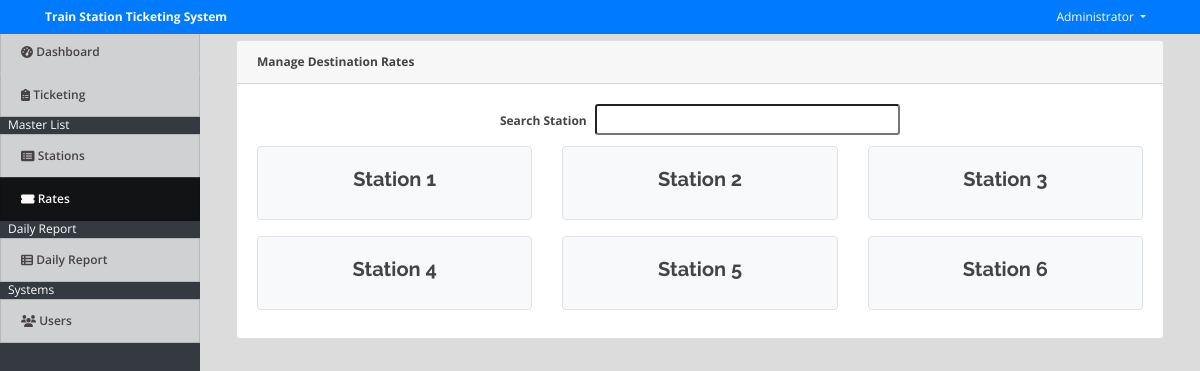
Screenshot of /index.php?page=prices (signed in) with the database file from the repository.
### tables this page shows
CREATE TABLE `stations` (
  `id` int(30) NOT NULL,
  `station` varchar(200) NOT NULL,
  `address` text NOT NULL
);

### prices.php (the view, shortened to what this page needs)
<?php include('db_connect.php');?>
<div class="container-fluid">
	<div class="col-lg-12">
		<div class="card">
			<div class="card-header">
				<b>Manage Destination Rates</b>
			</div>
			<div class="card-body station-field">
				<div class="row justify-content-center align-center">
					<label for="" class="control-label mr-2 mt-2"><b>Search Station</b></label>
					<input type="text" id="filter" class="form-control-sm col-sm-4">
				</div>
				<div class="row">
					<?php
						$station = $conn->query("SELECT * FROM stations order by station asc");
						while($row= $station->fetch_assoc()):
					?>
					<div class="col-md-4 py-2">
						<div class="card bg-light border item" data-id="<?php echo $row['id'] ?>" data-name="<?php echo $row['station'] ?>">
							<div class="card-body">
								<div class="row justify-content-center align-center">
									<h5><b><?php echo ucwords($row['station']) ?></b></h5>
								</div>
							</div>
						</div>
					</div>
					<?php endwhile; ?>
				</div>
			</div>
		</div>
	</div>
	</div>

### assets/css/style.css (style rules this page uses)
body { font-family: "Open Sans", sans-serif; color: #444444; width: 100%; height: calc(100%); font-size: 12px; }
h1, h2, h3, h4, h5, h6 { font-family: "Raleway", sans-serif; }
.justify-content-center { justify-content: center !important; }

### index.php (style rules this page uses)
body { background: #80808045; }

### prices.php (style rules this page uses)
.station-field .item { cursor: pointer; }

### rows the page displays
stations: station "Station 1"
stations: station "Station 2"
stations: station "Station 3"
stations: station "Station 4"
stations: station "Station 5"
stations: station "Station 6"

### other values shown
$_SESSION['system']['name'] "Train Station Ticketing System"
$_SESSION['login_name'] "Administrator"
